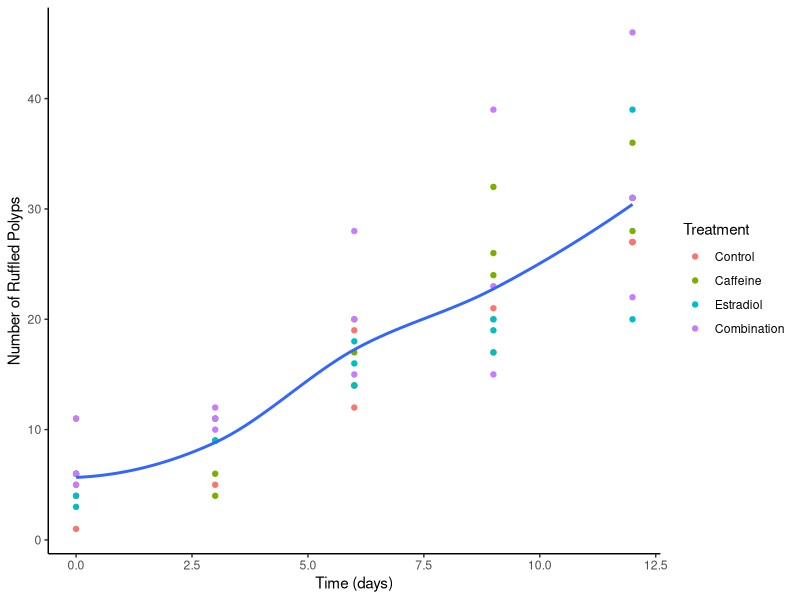
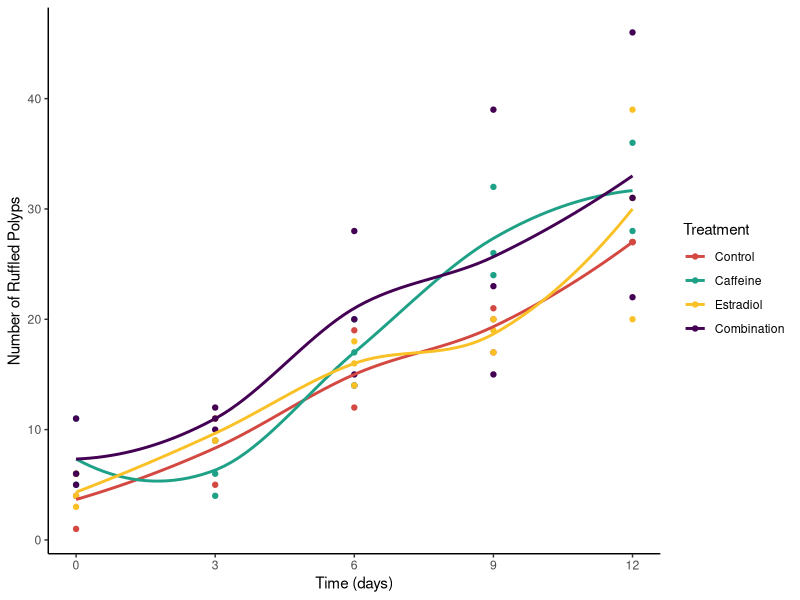
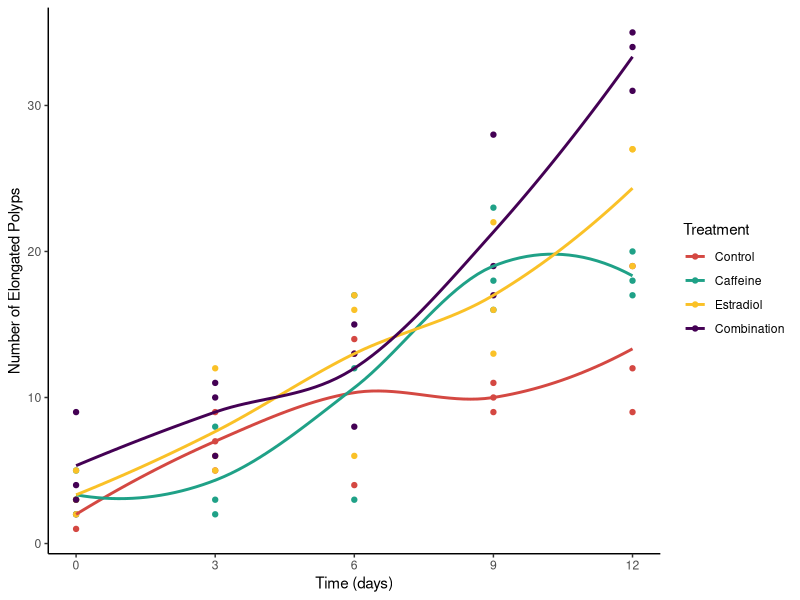

Write the R code that produced these figures, in order. (Note: this script raises an error after producing the figures.)
## ---- chunk 1
knitr::opts_chunk$set(echo = TRUE)
library(patchwork)
library(tidyverse)
library(viridis)
library(ggplot2)

#loading in the data
polyp_data <-read.csv("Jelly data - Polyps.csv")


# fixing polyp data
polyp_clean <- polyp_data %>%
  rename(collection_day = 'Data.collection.day', 
         jar_code = 'Jar.Code..ex..E1.', 
         treatment = Chemical, 
         num_elongated = 'Elongation.', 
         num_ruffled = 'Ruffled.', 
         num_asexual_buds = 'Asexual.Repro.', 
         total_num = Total, 
         time_in_days = days_after) %>%
  mutate(prop_elongated = num_elongated/total_num + 0.001, 
         prop_ruffled = num_ruffled/total_num + 0.001, 
         prop_buds = num_asexual_buds/total_num + 0.001,
         jar_code = as.factor(jar_code),
         treatment = as.factor(treatment), 
         treatment = fct_relevel(treatment, "Control", "Caffeine", "Estradiol", "Combination")) %>%
  dplyr::select(collection_day, jar_code, treatment, num_elongated, prop_elongated, num_ruffled, prop_ruffled, num_asexual_buds, prop_buds, total_num, time_in_days) 

#calculating the average value for each variable on each day, by treatment (ex. avg number of elongated polyps in control treatment on day 3). for plots later. 
#Standard deviations also  calculated
averages <- polyp_clean %>%
  dplyr::select(treatment, time_in_days, num_elongated, num_ruffled, num_asexual_buds, total_num) %>%
  group_by(treatment, time_in_days) %>% 
  mutate(avg_ruffled = mean(num_ruffled),
         sd_ruffled = sd(num_ruffled), 
         avg_elongated = mean(num_elongated),
         sd_elongated = sd(num_ruffled),
         avg_buds = mean(num_asexual_buds),
         sd_buds =sd(num_asexual_buds),
         avg_total = mean(total_num), 
         sd_total = sd(total_num))

## ---- chunk 2
#RUFFLES FIGURE (very ugly)
#need to fix colors and x axis if we're going to use
 ggplot(polyp_clean, aes(x=time_in_days, y=num_ruffled))+
  geom_point(aes(colour=treatment)) +
  theme_classic() +
  geom_smooth(se=FALSE) +
  #geom_errorbar(aes(ymin= avg_ruffled-sd_ruffled, ymax=avg_ruffled+sd_ruffled, width=0.1, colour=treatment)) +
  labs(x = "Time (days)", y = "Number of Ruffled Polyps", colour ="Treatment") 
  #xlim(0, 12)

## ---- chunk 3
ruffles_plot2 <- ggplot(polyp_clean, aes(x=time_in_days, y=num_ruffled, colour=treatment))+
  geom_point(aes(colour=treatment)) +
  theme_classic() +
  geom_smooth(se=FALSE) +
  #geom_errorbar(aes(ymin= avg_ruffled-sd_ruffled, ymax=avg_ruffled+sd_ruffled, width=0.1, colour=treatment)) +
  labs(x = "Time (days)", y = "Number of Ruffled Polyps", colour ="Treatment") +
  scale_colour_manual(values = c('#D44842FF', '#1FA187FF', '#FAC127FF', '#440154FF' )) +
    scale_x_continuous(breaks=c(0, 3, 6, 9, 12))
ruffles_plot2
## ---- chunk 4
elongation_plot <- ggplot(polyp_clean, aes(x=time_in_days, y=num_elongated, colour=treatment))+
  geom_point(aes(colour=treatment)) +
  theme_classic() +
  geom_smooth(se=FALSE) +
  labs(x = "Time (days)", y = "Number of Elongated Polyps", colour ="Treatment") +
  scale_colour_manual(values = c('#D44842FF', '#1FA187FF', '#FAC127FF', '#440154FF' )) +
  scale_x_continuous(breaks=c(0, 3, 6, 9, 12))
  
elongation_plot
## ---- chunk 5
#setting up data frame for elongation plots
just_combo <- polyp_clean %>%
  filter(treatment == "Combination" | treatment == "Control")
just_caf <- polyp_clean %>%
  filter(treatment == "Caffeine" | treatment == "Control")
just_caf_combo <- polyp_clean %>%
  filter(treatment == "Combination" | treatment == "Control" | treatment == "Caffeine")
## ---- chunk 6
#COLORS MASTERLIST!
show_col(viridis_pal(option = "C")(8))
#color for control: #D44842FF'
#color for caffeine: '#1FA187FF'
#color for estrogen: '#FAC127FF'
#color for combo: '#440154FF'
#c('#D44842FF', '#1FA187FF', '#FAC127FF', '#440154FF' )
#order of things: Control, Caf, Est, Combo
#color for total number:

## ---- chunk 7


elongation_plot_caf <- ggplot(just_caf, aes(x=time_in_days, y=num_elongated, colour=treatment)) +
  geom_point() +
  theme_classic() +
   labs(x = "Time (days)", y = "Number of Elongated Polyps", colour ="Treatment") +
  geom_smooth(se=FALSE) +
  scale_colour_manual(values = c('#D44842FF', '#1FA187FF')) +
  ggtitle( "A") +
  scale_x_continuous(breaks=c(0, 3, 6, 9, 12)) +
  ylim(0,30)


elongation_plot_combo <- ggplot(just_combo, aes(x=time_in_days, y=num_elongated, colour=treatment)) +
  geom_point() +
  theme_classic() +
  ylim(0,30)+
   labs(x = "Time (days)", y = "Number of Elongated Polyps", colour ="Treatment") +
  geom_smooth(se= FALSE)+
   scale_colour_manual(values = c('#D44842FF', '#440154FF')) +
  ggtitle("B") +
  scale_x_continuous(breaks=c(0, 3, 6, 9, 12))

#elongation plots
elongation_plot_all <- ggplot(polyp_clean, aes(x=time_in_days, y=num_elongated, colour=treatment))+
  geom_point(aes(colour=treatment)) +
  theme_classic() +
  geom_smooth(se=FALSE) +
  labs(x = "Time (days)", y = "Number of Elongated Polyps", colour ="Treatment") +
  scale_colour_manual(values = c('#D44842FF', '#1FA187FF', '#FAC127FF', '#440154FF')) +
  scale_x_continuous(breaks=c(0, 3, 6, 9, 12)) +
  ggtitle("B")

#box plot 
box_elongation <- ggplot(polyp_clean, aes(x=treatment, y=num_elongated, fill = treatment, alpha=0.8)) +
  geom_boxplot() +
  theme_classic() +
  scale_fill_manual(values = c('#D44842FF', '#1FA187FF', '#FAC127FF', '#440154FF')) +
  labs(x = "Treatment", y = "Number of Elongated Polyps") +
  theme(legend.position = "none") +
  ggtitle("A")
  

(box_elongation | elongation_plot_all)
## ---- chunk 8
combo<- ggplot(just_combo, aes( x = as.factor(time_in_days), y = num_ruffled, fill=treatment))+
  geom_boxplot() +
  theme_classic()
caf<- ggplot(just_caf, aes(  x = as.factor(time_in_days), y = num_ruffled, fill=treatment))+
  geom_boxplot() +
  theme_classic()

(combo | caf)


## ---- chunk 9

#plotting just combo over time for budding
buds_plot_combo <- ggplot(just_combo, aes(x=time_in_days, y=num_asexual_buds, colour=treatment)) +
  geom_point() +
  theme_classic() +
   labs(x = "Time (days)", y = "Number of Asexual Buds", colour ="Treatment") +
  geom_smooth(se= FALSE)+
   scale_colour_manual(values = c('#D44842FF', '#440154FF')) +
  scale_x_continuous(breaks=c(0, 3, 6, 9, 12)) +
  ggtitle("B")
buds_plot_combo

#four line plot
buds_plot_all <- ggplot(polyp_clean, aes(x=time_in_days, y=num_asexual_buds, colour=treatment))+
  geom_point(aes(colour=treatment)) +
  theme_classic() +
  geom_smooth(se=FALSE) +
  labs(x = "Time (days)", y = "Number of Asexual Buds", colour ="Treatment") +
  scale_colour_manual(values = c('#D44842FF', '#1FA187FF', '#FAC127FF', '#440154FF' )) +
  scale_x_continuous(breaks=c(0, 3, 6, 9, 12))
buds_plot_all

best_box_buds_2 <-ggplot(just_combo, aes(x=treatment, y=num_asexual_buds, fill = treatment, alpha=0.8)) +
  geom_boxplot() +
  theme_classic() +
  scale_fill_manual(values = c('#D44842FF', '#440154FF')) +
  labs(x = "Treatment", y = "Number of Asexual Buds") +
  theme(legend.position = "none")  +
   ggtitle("A")
 best_box_buds_2
 
 
 (best_box_buds_2 | buds_plot_combo)
## ---- chunk 10
#four line plot
total_plot <- ggplot(polyp_clean, aes(x=time_in_days, y=total_num, colour=treatment))+
  geom_point(aes(colour=treatment)) +
  theme_classic() +
  geom_smooth(se=FALSE) +
  labs(x = "Time (days)", y = "Total Number of Polyps", colour ="Treatment") +
  scale_colour_manual(values = c('#D44842FF', '#1FA187FF', '#FAC127FF', '#440154FF' )) +
  scale_x_continuous(breaks=c(0, 3, 6, 9, 12))


#one line, all treatments
total_plot_one <- ggplot(polyp_clean, aes(x=collection_day, y=total_num)) +
  geom_point() +
  geom_smooth(se=FALSE) +
  labs(x = "Time (days)", y = "Total Number of Polyps") +
  scale_x_continuous(breaks=c(0, 3, 6, 9, 12)) +
  scale_colour_manual('#5402A3FF') +
    theme_classic() 
  
#final total plots 
total_plot_all <- ggplot(polyp_clean, aes(x=time_in_days, y=total_num, colour=treatment))+
  geom_point(aes(colour=treatment)) +
  theme_classic() +
  geom_smooth(se=FALSE) +
  labs(x = "Time (days)", y = "Total Number of Polyps", colour ="Treatment") +
  scale_colour_manual(values = c('#D44842FF', '#1FA187FF', '#FAC127FF', '#440154FF')) +
  scale_x_continuous(breaks=c(0, 3, 6, 9, 12)) +
  ggtitle("B")

#box plot 
box_total <- ggplot(polyp_clean, aes(x=treatment, y=total_num, fill = treatment, alpha=0.8)) +
  geom_boxplot() +
  theme_classic() +
  scale_fill_manual(values = c('#D44842FF', '#1FA187FF', '#FAC127FF', '#440154FF')) +
  labs(x = "Treatment", y = "Total Number of  Polyps") +
  theme(legend.position = "none") +
  ggtitle("A")
  

(box_total | total_plot_all)
## ---- chunk 11
#Ruffles
box_ruffled  <- ggplot(polyp_clean, aes(x=treatment, y=num_ruffled, fill = treatment, alpha=0.8)) +
  geom_boxplot() +
  theme_classic() +
  scale_fill_manual(values = c('#D44842FF', '#1FA187FF', '#FAC127FF', '#440154FF')) +
  labs(x = "Treatment", y = "Number of Ruffled Polyps") +
  theme(legend.position = "none") 
 box_ruffled 

#Elongation
box_elongation <- ggplot(polyp_clean, aes(x=treatment, y=num_elongated, fill = treatment, alpha=0.8)) +
  geom_boxplot() +
  theme_classic() +
  scale_fill_manual(values = c('#D44842FF', '#1FA187FF', '#FAC127FF', '#440154FF')) +
  labs(x = "Treatment", y = "Number of Elongated Polyps") +
  theme(legend.position = "none") 
 box_elongation 
  
#Buds
box_buds <- ggplot(polyp_clean, aes(x=treatment, y=num_asexual_buds, fill = treatment, alpha=0.8)) +
  geom_boxplot() +
  theme_classic() +
  scale_fill_manual(values = c('#D44842FF', '#1FA187FF', '#FAC127FF', '#440154FF')) +
  labs(x = "Treatment", y = "Number of Asexual Buds") +
  theme(legend.position = "none") 
 box_buds
 
 #buds with just control and combo
 best_box_buds <-ggplot(just_combo, aes(x=treatment, y=num_asexual_buds, fill = treatment, alpha=0.8)) +
  geom_boxplot() +
  theme_classic() +
  scale_fill_manual(values = c('#D44842FF', '#440154FF')) +
  labs(x = "Treatment", y = "Number of Asexual Buds") +
  theme(legend.position = "none")  +
 best_box_buds

 #Total
box_total <- ggplot(polyp_clean, aes(x=treatment, y=total_num, fill = treatment, alpha=0.8)) +
  geom_boxplot() +
  theme_classic() +
  scale_fill_manual(values = c('#D44842FF', '#1FA187FF', '#FAC127FF', '#440154FF')) +
  labs(x = "Treatment", y = "Totall Number of Polyps")+
  theme(legend.position = "none")  
 box_total
## ---- chunk 12
ruffled_plot_caf <- ggplot(just_caf, aes(x=time_in_days, y=num_ruffled, colour=treatment)) +
  geom_point() +
  theme_classic() +
   labs(x = "Time (days)", y = "Number of Ruffles Polyps", colour ="Treatment") +
  geom_smooth(method="lm", se=FALSE) +
  scale_colour_manual(values = c('#D44842FF', '#1FA187FF')) +
  ggtitle( "A") +
  scale_x_continuous(breaks=c(0, 3, 6, 9, 12)) +
  ylim(0,30)


ruffled_plot_combo <- ggplot(just_combo, aes(x=time_in_days, y=num_ruffled, colour=treatment)) +
  geom_point() +
  theme_classic() +
  ylim(0,30)+
   labs(x = "Time (days)", y = "Number of Ruffled Polyps", colour ="Treatment") +
  geom_smooth(method = "lm", se= TRUE)+
   scale_colour_manual(values = c('#D44842FF', '#440154FF')) +
  ggtitle("B") +
  scale_x_continuous(breaks=c(0, 3, 6, 9, 12))
  

(ruffled_plot_caf | ruffled_plot_combo )

#box plot caf and combo
box_caf_combo<- ggplot(just_caf_combo, aes(  x = as.factor(time_in_days), y = num_ruffled, fill=treatment, alpha=0.9))+
  geom_boxplot() +
  theme_classic() +
  scale_fill_manual(values = c('#D44842FF','#1FA187FF', '#440154FF')) +
  labs(x = "Time (days)", y = "Number of Ruffled Polyps", fill ="Treatment") 
box_caf_combo
## ---- chunk 13
#Variables over time
#"#E69F00", "#56B4E9", "#009E73",
          #"#F0E442",
ruffles_time <- ggplot(polyp_clean, aes(x=collection_day,  y=num_ruffled)) +
  geom_point(aes(colour="black")) +
  geom_smooth(method = "lm", se=FALSE, colour="blue", show.legend=FALSE) +
  labs(x = "Time (days)", y = "Number of Ruffled Polyps",) +
  scale_x_continuous(breaks=c(0, 3, 6, 9, 12)) +
  theme_classic() +
    theme(legend.position = "none") +
  ggtitle("A. Ruffling") 

elo_time <- ggplot(polyp_clean, aes(x=collection_day,  y=num_elongated)) +
  geom_point(aes(colour="black")) +
  geom_smooth(method = "lm", se=FALSE, colour="blue", show.legend=FALSE) +
  labs(x = "Time (days)", y = "Number of Elongated Polyps",) +
  scale_x_continuous(breaks=c(0, 3, 6, 9, 12)) +
  theme_classic() +
    theme(legend.position = "none") +
  ggtitle("B. Elongation") 

buds_time <- ggplot(polyp_clean, aes(x=collection_day,  y=num_asexual_buds)) +
  geom_point(colour="black") +
  geom_smooth(method = "lm", se=FALSE, colour="blue", show.legend=FALSE) +
  labs(x = "Time (days)", y = "Number of Asexual Buds",) +
  scale_x_continuous(breaks=c(0, 3, 6, 9, 12)) +
  theme_classic() +
    theme(legend.position = "none") +
  ggtitle("C. Budding") 

total_time <- ggplot(polyp_clean, aes(x=collection_day,  y=total_num)) +
  geom_point(aes(colour="black")) +
  geom_smooth(method = "lm", se=FALSE, colour="blue", show.legend=FALSE) +
  labs(x = "Time (days)", y = "Total Number of Polyps",) +
  scale_x_continuous(breaks=c(0, 3, 6, 9, 12)) +
  theme_classic() +
    theme(legend.position = "none") +
  ggtitle("D. Total Number") 

(ruffles_time | elo_time)/(buds_time | total_time)

